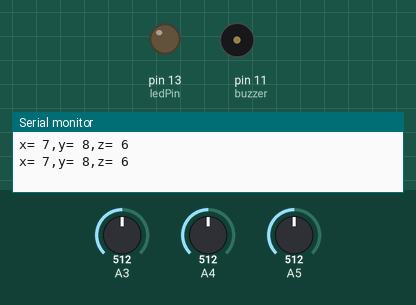
Recording of a sketch running on a simulated Arduino Uno, built with avr-gcc and run on an emulated ATmega328P. Parts: output pins drawn as LEDs (lit = HIGH), buzzer (waves = sounding, pin HIGH), the last lines printed to the serial monitor. Dashed ring = blinking. The inputs (shaded band) are chosen by the test bench; at power-on: A3 = 512, A4 = 512, A5 = 512.

Above: at 2.1 s.
2.2 s: A3 set to 446
4.1 s: A3 set to 412
At 5.55 s:
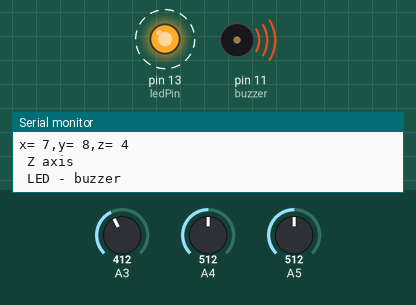
8.7 s: A4 set to 306
At 11.1 s:
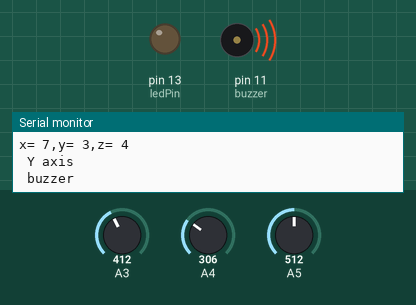
12.8 s: A5 set to 306
At 14.0 s:
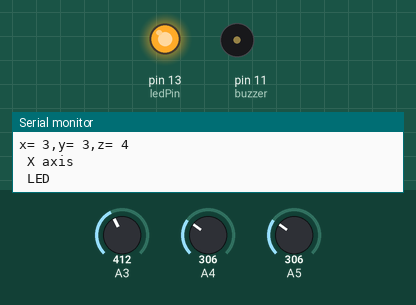
16.2 s: A5 set to 511
20.6 s: A5 set to 122
Timing chart, 0 to 25.0 s (numbered marks = the images above; inputs shaded):
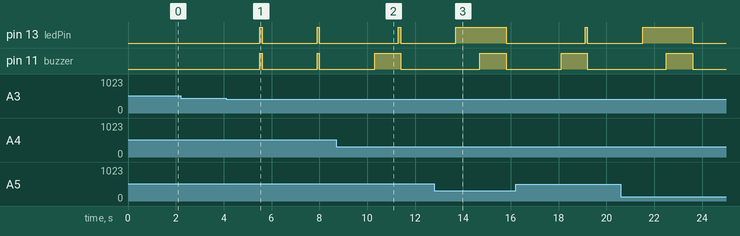

Measured:
- the behaviour switches between 430 and 429 on A3 (found by bisection; images 0 and 1)
- after the input at 4.1 s, pin 13 (ledPin), pin 11 (buzzer): alternates HIGH for 0.10 s and LOW for 2.3 s, starting after 1.4 s

The sketch:

Accelerometer_Sensor.ino
```cpp
float X=0.774;  //replace your value
float gx=0.237; //replace your value

float Y=0.781; //replace your value
float gy=0.21; //replace your value

float Z=0.923; //replace your value
float gz=0.235; //replace your value

const int buzzer = 11;
const int ledPin = 13;

void setup()
{
  pinMode(ledPin, OUTPUT); // Sets the echoPin as an Input
  pinMode(buzzer, OUTPUT); // Sets the buzzer as an output
  Serial.begin(9600);
}
void loop()
{

      int x,y,z;
      x=analogRead(5);
      y=analogRead(4);
      z=analogRead(3);
      x = (x*5/1024.0 - X)/gx,2;
      y = ((y*5/1024.0- Y)/gy),2;
      z = ((z*5/1024.0-Z)/gz),2;
      Serial.print("x= ");
      Serial.print(x);
      Serial.print(',');
      Serial.print("y= ");
      Serial.print(y);
      Serial.print(',');
      Serial.print("z= ");
      Serial.println(z);
      delay(300);

      if( x < 5)
      {
        Serial.println(" X axis ");
        Serial.println(" LED ");
        digitalWrite(ledPin, HIGH);
          delay(1000);

      }
      if( y < 5)
      {
        Serial.println(" Y axis ");
        Serial.println(" buzzer ");
        digitalWrite(buzzer, HIGH);
          delay(1000);

      }
      if( z < 5)
      {
        Serial.println(" Z axis ");
        Serial.println(" LED - buzzer ");

        digitalWrite(ledPin, HIGH);
        digitalWrite(buzzer, HIGH);
        delay(100);
        digitalWrite(ledPin, LOW);
        digitalWrite(buzzer, LOW);
          delay(1000);
      }
      delay(1000);
}
```
